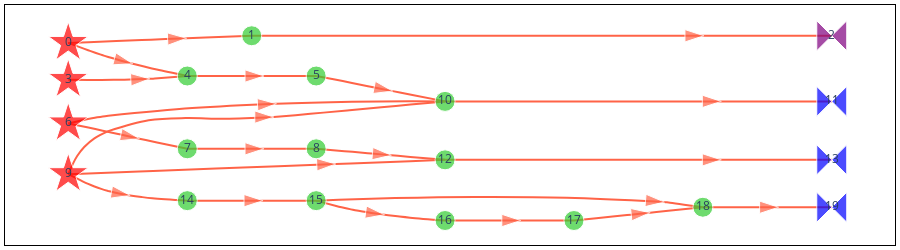

The code cell stored with this chart in its notebook:
### Markdown cell above
But again, `samplex` is different. There is an additional sampling node that is responsible for generating virtual changing-basis gates. These gates travel alongside with the virtual Pauli-twirling gates, and are eventually collected by dressing gates.

### Code cell
fig = samplex.draw()
fig.update_layout(width=900, height=250)
fig.show()

### Figure 1 — Plotly figure (JSON) as saved in the notebook; plotly's stock layout.template omitted (floating-point values rounded to 4 significant figures; data arrays with more than 128 entries replaced by an {"elided": "..."} marker saying what was removed)
{"data": [{"hoverinfo": "text", "hovertext": {"elided": "218 null values"}, "line": {"color": "tomato", "shape": "spline", "smoothing": 1}, "marker": {"angleref": "previous", "size": {"elided": "218 int values"}, "symbol": {"elided": "218 str values"}}, "mode": "lines+markers", "type": "scatter", "x": {"elided": "218 float values"}, "xaxis": "x", "y": {"elided": "218 float values"}, "yaxis": "y"}, {"hoverinfo": "text", "hoverlabel": {"bgcolor": "lightyellow", "font": {"color": "black", "family": "Times New Roman"}}, "hovertext": ["<b>TwirlSamplingNode(<+lhs_0, +rhs_0>)</b><br>\n• <b>instantiates</b>: {lhs_0: (3, 'VirtualType.PAULI'), rhs_0: (3, 'VirtualType.PAULI')}<br>\n────────────────────────────<b></b><br>\n ▸ <b>LHS Register</b>: 'lhs_0'<br>\n ▸ <b>RHS Register</b>: 'rhs_0'<br>\n ▸ <b>Distribution</b>: UniformPauli(<num_subsystems=3, register_type=VirtualType.PAULI>)", "<b>SliceRegisterNode(<rhs_0(r), +z2_collect_1>)</b><br>\n• <b>reads_from</b>: {rhs_0: ([0, 1, 2], 'VirtualType.PAULI')}<br>\n• <b>instantiates</b>: {z2_collect_1: (3, 'VirtualType.Z2')}<br>\n────────────────────────────<b></b>", "<b>CollectZ2ToOutputNode(<z2_collect_1(r)>)</b><br>\n• <b>reads_from</b>: {z2_collect_1: ([0, 1, 2], 'VirtualType.Z2')}<br>\n• <b>outputs_to</b>: {measurement_flips.c: ([0, 1, 2], 'VirtualType.Z2')}<br>\n────────────────────────────<b></b><br>\n ▸ <b>Register Name</b>: 'z2_collect_1'<br>\n ▸ <b>Output Name</b>: measurement_flips.c<br>\n ▸ <b>Subsystem Indices</b>: [0 1 2]", "<b>ChangeBasisNode(<+basis_change_2>)</b><br>\n• <b>instantiates</b>: {basis_change_2: (3, 'VirtualType.U2')}<br>\n────────────────────────────<b></b><br>\n ▸ <b>Register Name</b>: 'basis_change_2'<br>\n ▸ <b>Subsystems</b>: 3<br>\n ▸ <b>Basis Reference</b>: 'basis_changes.conclude'", "<b>CombineRegistersNode(<basis_change_2(r), lhs_0(r), +leftwards_3>)</b><br>\n• <b>reads_from</b>: {basis_change_2: ([0, 1, 2], 'VirtualType.U2'), lhs_0: ([0, 1, 2], 'VirtualType.PAULI')}<br>\n• <b>instantiates</b>: {leftwards_3: (3, 'VirtualType.U2')}<br>\n────────────────────────────<b></b><br>\n ▸ <b>Output Type</b>: U2<br>\n ▸ <b>Output Num Subsystems</b>: 3<br>\n ▸ <b>Operands</b>: {'lhs_0': ([0, 1, 2], [2, 1, 0], 'VirtualType.PAULI'), 'basis_change_2': ([0, 1, 2], [2, 1, 0], 'VirtualType.U2')}", "<b>RightU2ParametricMultiplicationNode(<leftwards_3(w)>)</b><br>\n• <b>writes_to</b>: {leftwards_3: ([0, 1, 2], 'VirtualType.U2')}<br>\n────────────────────────────<b></b><br>\n ▸ <b>Operand</b>: 'rx'<br>\n ▸ <b>Parameter Indices</b>: [0, 1, 2]", "<b>TwirlSamplingNode(<+lhs_4, +rhs_4>)</b><br>\n• <b>instantiates</b>: {lhs_4: (2, 'VirtualType.PAULI'), rhs_4: (2, 'VirtualType.PAULI')}<br>\n────────────────────────────<b></b><br>\n ▸ <b>LHS Register</b>: 'lhs_4'<br>\n ▸ <b>RHS Register</b>: 'rhs_4'<br>\n ▸ <b>Distribution</b>: UniformPauli(<num_subsystems=2, register_type=VirtualType.PAULI>)", "<b>SliceRegisterNode(<lhs_4(r), +leftwards_5>)</b><br>\n• <b>reads_from</b>: {lhs_4: ([0, 1], 'VirtualType.PAULI')}<br>\n• <b>instantiates</b>: {leftwards_5: (2, 'VirtualType.PAULI')}<br>\n────────────────────────────<b></b>", "<b>PauliPastCliffordNode(<leftwards_5(r), leftwards_5(w)>)</b><br>\n• <b>reads_from</b>: {leftwards_5: ([0, 1], 'VirtualType.PAULI')}<br>\n• <b>writes_to</b>: {leftwards_5: ([0, 1], 'VirtualType.PAULI')}<br>\n────────────────────────────<b></b><br>\n ▸ <b>Operation</b>: 'cx'<br>\n ▸ <b>Register Name</b>: 'leftwards_5'<br>\n ▸ <b>Subsystem Indices</b>: [[0, 1]]", "<b>TwirlSamplingNode(<+lhs_6, +rhs_6>)</b><br>\n• <b>instantiates</b>: {lhs_6: (2, 'VirtualType.PAULI'), rhs_6: (2, 'VirtualType.PAULI')}<br>\n────────────────────────────<b></b><br>\n ▸ <b>LHS Register</b>: 'lhs_6'<br>\n ▸ <b>RHS Register</b>: 'rhs_6'<br>\n ▸ <b>Distribution</b>: UniformPauli(<num_subsystems=2, register_type=VirtualType.PAULI>)", "<b>CombineRegistersNode(<leftwards_3(r), rhs_4(r), rhs_6(r), +collect_7>)</b><br>\n• <b>reads_from</b>\n</br>&nbsp;&nbsp;&nbsp;&nbsp;&nbsp;• leftwards_3: ([0, 1, 2], 'VirtualType.U2')\n</br>&nbsp;&nbsp;&nbsp;&nbsp;&nbsp;• rhs_4: ([0, 1], 'VirtualType.PAULI')\n</br>&nbsp;&nbsp;&nbsp;&nbsp;&nbsp;• rhs_6: ([0], 'VirtualType.PAULI')<br>\n• <b>instantiates</b>: {collect_7: (3, 'VirtualType.U2')}<br>\n────────────────────────────<b></b><br>\n ▸ <b>Output Type</b>: U2<br>\n ▸ <b>Output Num Subsystems</b>: 3<br>\n ▸ <b>Operands</b>: {'leftwards_3': ([2, 1, 0], [0, 1, 2], 'VirtualType.U2'), 'rhs_4': ([0, 1], [1, 2], 'VirtualType.PAULI'), 'rhs_6': ([0], [0], 'VirtualType.PAULI')}", "<b>CollectTemplateValues(<collect_7(r)>)</b><br>\n• <b>reads_from</b>: {collect_7: ([0, 1, 2], 'VirtualType.U2')}<br>\n────────────────────────────<b></b><br>\n ▸ <b>Output Name</b>: 'parameter_values'<br>\n ▸ <b>Template Indices</b>: [[12, 13, 14], [15, 16, 17], [18, 19, 20]]<br>\n ▸ <b>Register Name</b>: 'collect_7'<br>\n ▸ <b><class 'samplomatic.synths.synth.Synth'></b>: RzSxSynth(<num_qubits_per_subsystem=1, num_params_per_subsystem=3>)", "<b>CombineRegistersNode(<leftwards_5(r), rhs_6(r), +collect_8>)</b><br>\n• <b>reads_from</b>: {leftwards_5: ([0, 1], 'VirtualType.PAULI'), rhs_6: ([1], 'VirtualType.PAULI')}<br>\n• <b>instantiates</b>: {collect_8: (2, 'VirtualType.U2')}<br>\n────────────────────────────<b></b><br>\n ▸ <b>Output Type</b>: U2<br>\n ▸ <b>Output Num Subsystems</b>: 2<br>\n ▸ <b>Operands</b>: {'leftwards_5': ([0, 1], [0, 1], 'VirtualType.PAULI'), 'rhs_6': ([1], [0], 'VirtualType.PAULI')}", "<b>CollectTemplateValues(<collect_8(r)>)</b><br>\n• <b>reads_from</b>: {collect_8: ([0, 1], 'VirtualType.U2')}<br>\n────────────────────────────<b></b><br>\n ▸ <b>Output Name</b>: 'parameter_values'<br>\n ▸ <b>Template Indices</b>: [[6, 7, 8], [9, 10, 11]]<br>\n ▸ <b>Register Name</b>: 'collect_8'<br>\n ▸ <b><class 'samplomatic.synths.synth.Synth'></b>: RzSxSynth(<num_qubits_per_subsystem=1, num_params_per_subsystem=3>)", "<b>SliceRegisterNode(<lhs_6(r), +leftwards_9>)</b><br>\n• <b>reads_from</b>: {lhs_6: ([0, 1], 'VirtualType.PAULI')}<br>\n• <b>instantiates</b>: {leftwards_9: (2, 'VirtualType.PAULI')}<br>\n────────────────────────────<b></b>", "<b>PauliPastCliffordNode(<leftwards_9(r), leftwards_9(w)>)</b><br>\n• <b>reads_from</b>: {leftwards_9: ([0, 1], 'VirtualType.PAULI')}<br>\n• <b>writes_to</b>: {leftwards_9: ([0, 1], 'VirtualType.PAULI')}<br>\n────────────────────────────<b></b><br>\n ▸ <b>Operation</b>: 'cx'<br>\n ▸ <b>Register Name</b>: 'leftwards_9'<br>\n ▸ <b>Subsystem Indices</b>: [[0, 1]]", "<b>SliceRegisterNode(<leftwards_9(r), +leftwards_10>)</b><br>\n• <b>reads_from</b>: {leftwards_9: ([0], 'VirtualType.PAULI')}<br>\n• <b>instantiates</b>: {leftwards_10: (1, 'VirtualType.U2')}<br>\n────────────────────────────<b></b>", "<b>RightMultiplicationNode(<leftwards_10(w)>)</b><br>\n• <b>writes_to</b>: {leftwards_10: ([0], 'VirtualType.U2')}<br>\n────────────────────────────<b></b><br>\n ▸ <b>Fixed Operand</b>: U2Register(<1, 1>)", "<b>CombineRegistersNode(<leftwards_10(r), leftwards_9(r), +collect_11>)</b><br>\n• <b>reads_from</b>: {leftwards_10: ([0], 'VirtualType.U2'), leftwards_9: ([1], 'VirtualType.PAULI')}<br>\n• <b>instantiates</b>: {collect_11: (2, 'VirtualType.U2')}<br>\n────────────────────────────<b></b><br>\n ▸ <b>Output Type</b>: U2<br>\n ▸ <b>Output Num Subsystems</b>: 2<br>\n ▸ <b>Operands</b>: {'leftwards_9': ([1], [1], 'VirtualType.PAULI'), 'leftwards_10': ([0], [0], 'VirtualType.U2')}", "<b>CollectTemplateValues(<collect_11(r)>)</b><br>\n• <b>reads_from</b>: {collect_11: ([0, 1], 'VirtualType.U2')}<br>\n────────────────────────────<b></b><br>\n ▸ <b>Output Name</b>: 'parameter_values'<br>\n ▸ <b>Template Indices</b>: [[0, 1, 2], [3, 4, 5]]<br>\n ▸ <b>Register Name</b>: 'collect_11'<br>\n ▸ <b><class 'samplomatic.synths.synth.Synth'></b>: RzSxSynth(<num_qubits_per_subsystem=1, num_params_per_subsystem=3>)"], "marker": {"color": ["red", "limegreen", "purple", "red", "limegreen", "limegreen", "red", "limegreen", "limegreen", "red", "limegreen", "blue", "limegreen", "blue", "limegreen", "limegreen", "limegreen", "limegreen", "limegreen", "blue"], "size": [30, 20, 30, 30, 20, 20, 30, 20, 20, 30, 20, 30, 20, 30, 20, 20, 20, 20, 20, 30], "symbol": ["star", "circle", "bowtie", "star", "circle", "circle", "star", "circle", "circle", "star", "circle", "bowtie", "circle", "bowtie", "circle", "circle", "circle", "circle", "circle", "bowtie"]}, "mode": "markers+text", "text": ["0", "1", "2", "3", "4", "5", "6", "7", "8", "9", "10", "11", "12", "13", "14", "15", "16", "17", "18", "19"], "type": "scatter", "x": [0.25, 2.544, 9.794, 0.25, 1.738, 3.349, 0.25, 1.738, 3.349, 0.25, 4.96, 9.794, 4.96, 9.794, 1.738, 3.349, 4.96, 6.572, 8.183, 9.794], "xaxis": "x", "y": [4.752, 4.932, 4.932, 3.821, 3.918, 3.918, 2.724, 2.085, 2.085, 1.446, 3.28, 3.28, 1.807, 1.807, 0.7796, 0.7796, 0.2796, 0.2796, 0.6129, 0.6129], "yaxis": "y"}], "layout": {"height": 250, "margin": {"b": 5, "l": 5, "r": 5, "t": 5}, "paper_bgcolor": "white", "plot_bgcolor": "rgba(0,0,0,0)", "showlegend": false, "width": 900, "xaxis": {"anchor": "y", "domain": [0, 1], "linecolor": "black", "linewidth": 1, "mirror": true, "showgrid": false, "showline": true, "showticklabels": false, "zeroline": false}, "yaxis": {"anchor": "x", "domain": [0, 1], "linecolor": "black", "linewidth": 1, "mirror": true, "showgrid": false, "showline": true, "showticklabels": false, "zeroline": false}}}
